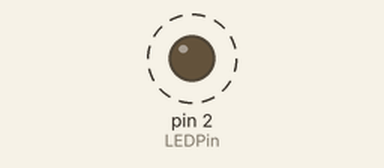
The sketch below on a simulated Arduino Uno, built with avr-gcc and run on an emulated ATmega328P. Parts: output pins drawn as LEDs (lit = HIGH). Dashed ring = blinking. What the sketch prints to the serial monitor is not drawn.

Above: at 0.5 s.
Timing chart, 0 to 4.6 s (numbered marks = the images above):
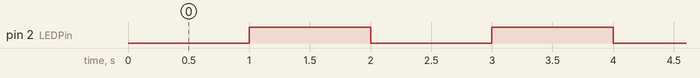

The sketch:

_02_BlinkBuiltInLed.ino
```cpp
/*
   Paulo Vasconcelos
   2018 june
   paulobvasconcelos@gmail.com
*/

/*
   ---NodeMCU pinout---
   #define D0 16
   #define D1  5 // I2C Bus SCL (clock)
   #define D2  4 // I2C Bus SDA (data)
   #define D3  0
   #define D4  2 // Same as "LED_BUILTIN", but inverted logic
   #define D5 14 // SPI Bus SCK (clock)
   #define D6 12 // SPI Bus MISO
   #define D7 13 // SPI Bus MOSI
   #define D8 15 // SPI Bus SS (CS)
   #define D9  3 // RX0 (Serial console)
   #define D10 1 // TX0 (Serial console)
*/

# define LEDPin 2

void setup() {
  Serial.begin(9600);
  pinMode(LEDPin, OUTPUT);
}

void loop() {
  // Negative logic (PIN = HIGH => LED = OFF)
  delay(1000);
  digitalWrite(LEDPin, HIGH);
  Serial.print("BuiltIn LED is OFF\n");
  delay(1000);
  digitalWrite(LEDPin, LOW);
  Serial.print("BuiltIn LED is ON\n");
}
```

Measured:
- by itself, pin 2 (LEDPin): alternates HIGH for 1.0 s and LOW for 1.0 s
